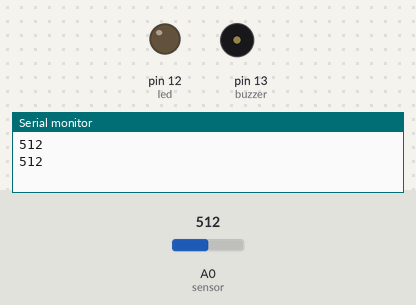
A sketch run on a simulated Arduino Uno, built with avr-gcc and run on an emulated ATmega328P. Shown: output pins drawn as LEDs (lit = HIGH), buzzer (waves = sounding, pin HIGH), the last lines printed to the serial monitor. Inputs (shaded band) come from the test bench; at power-on: A0 (sensor) = 512.

Above: at 1.8 s.
1.9 s: A0 (sensor) set to 104
4.2 s: A0 (sensor) set to 90
At 6.9 s:
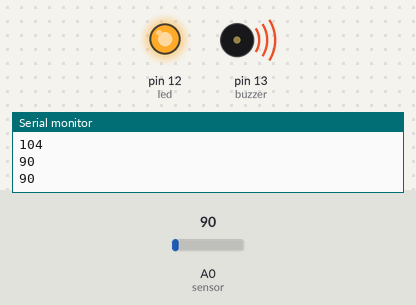
7.5 s: A0 (sensor) set to 110
At 10.2 s:
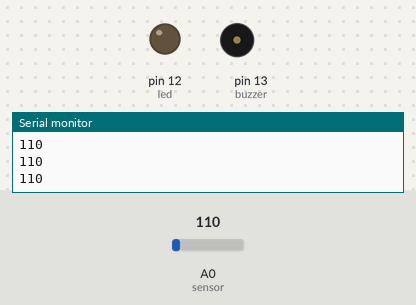
10.5 s: A0 (sensor) set to 0
At 12.7 s:
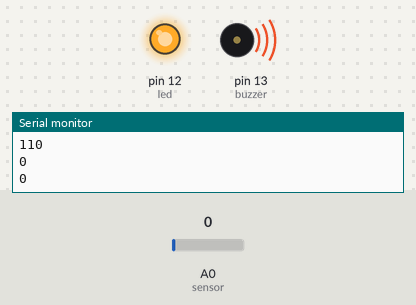
Timing chart, 0 to 14.2 s (numbered marks = the images above; inputs shaded):
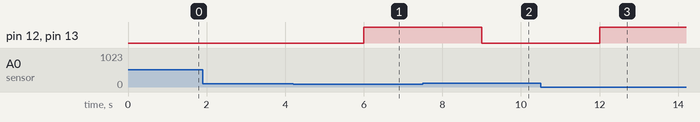

Measured:
- the behaviour switches between 100 and 99 on A0 (sensor) (found by bisection; images 0 and 1)
- after the input at 4.2 s, pin 12 (led), pin 13 (buzzer): LOW → HIGH after 1.8 s
- after the input at 7.5 s, pin 12 (led), pin 13 (buzzer): HIGH → LOW after 1.5 s
- after the input at 10.5 s, pin 12 (led), pin 13 (buzzer): LOW → HIGH after 1.5 s

The sketch:

fire-alarm.ino
```cpp
int  led=12;
int sensor=0;
int buzzer=13;

void setup() {
pinMode(led,OUTPUT);
pinMode(sensor,INPUT);
pinMode(buzzer,OUTPUT);
Serial.begin(9600);
}

void loop() {
  // put your main code here, to run repeatedly:
  int value = analogRead(sensor);
  Serial.println(value);
  delay(1000);
 if(value<100)
  {
    digitalWrite(led,HIGH);
    digitalWrite(buzzer,HIGH);
  }
  else
  {
   digitalWrite(led,LOW);
    digitalWrite(buzzer,LOW);

  }
 }
```
